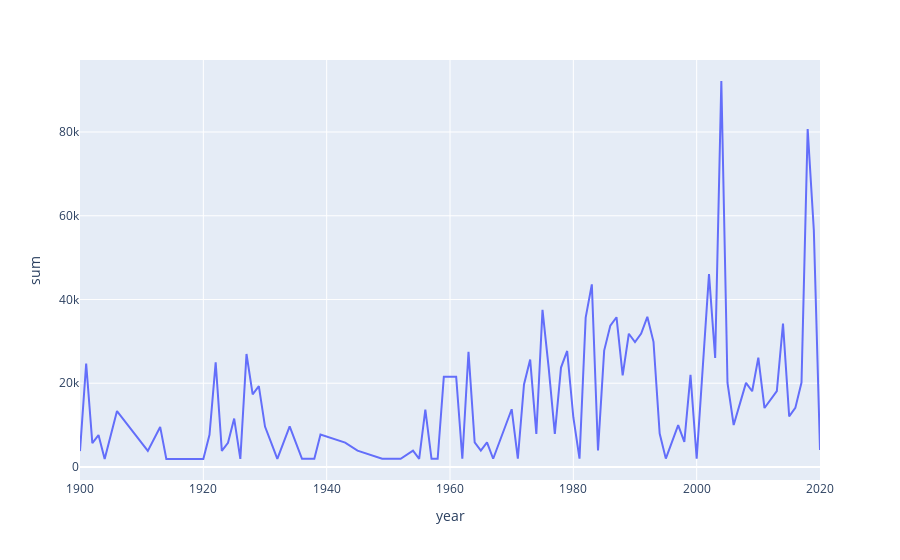

Notebook cell for this chart:
### Markdown cell above
# Visualization

### Code cell
df3 = df2[df2["species"]== "Fucus serratus"]
fig = px.line(df3, x='year', y = "sum")
fig.show()
